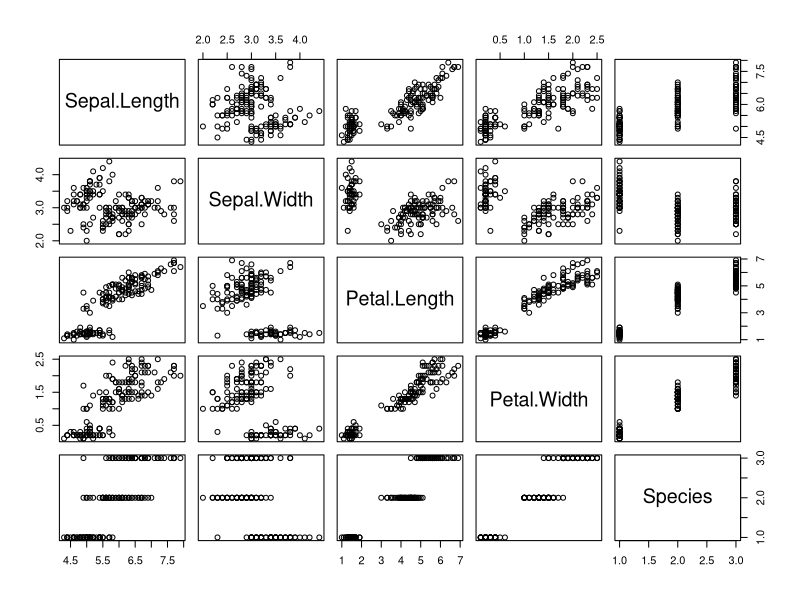
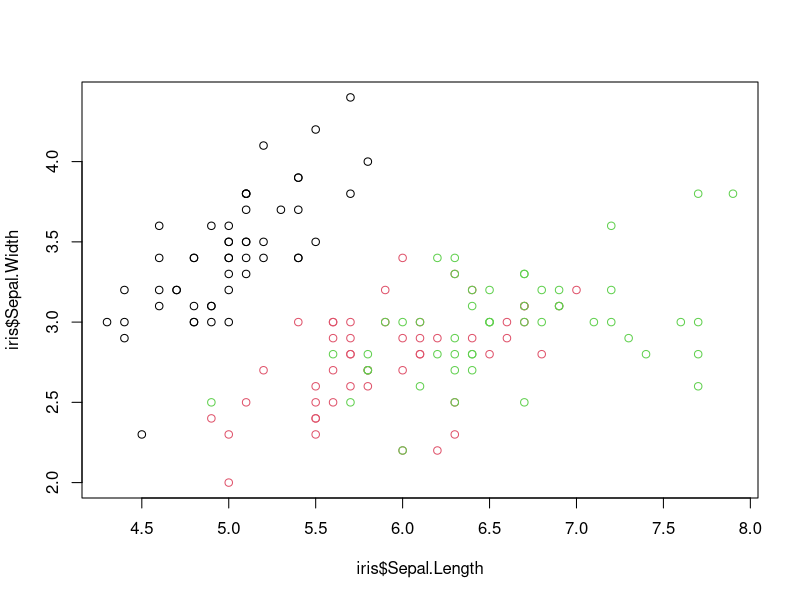
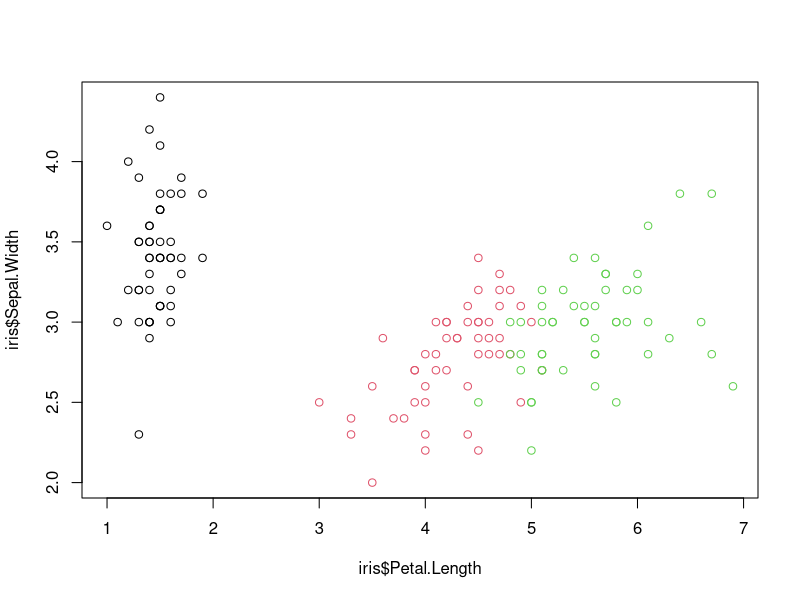
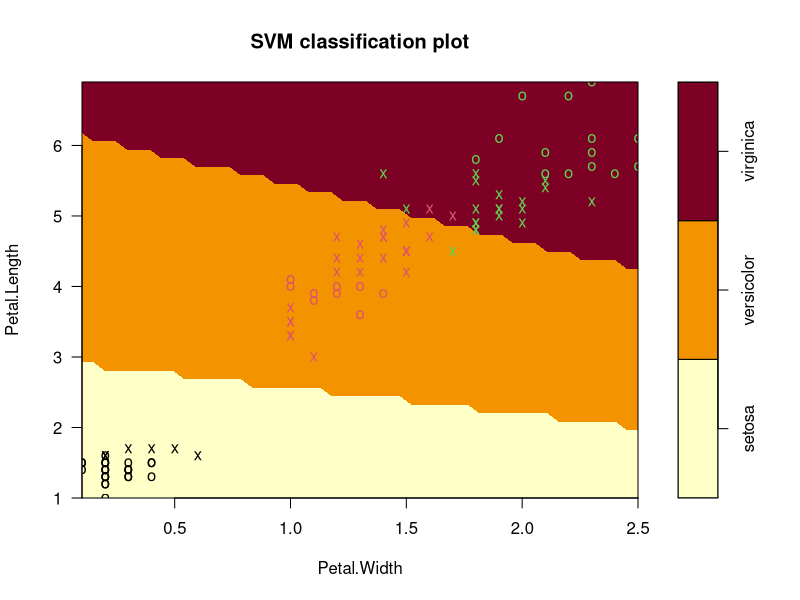
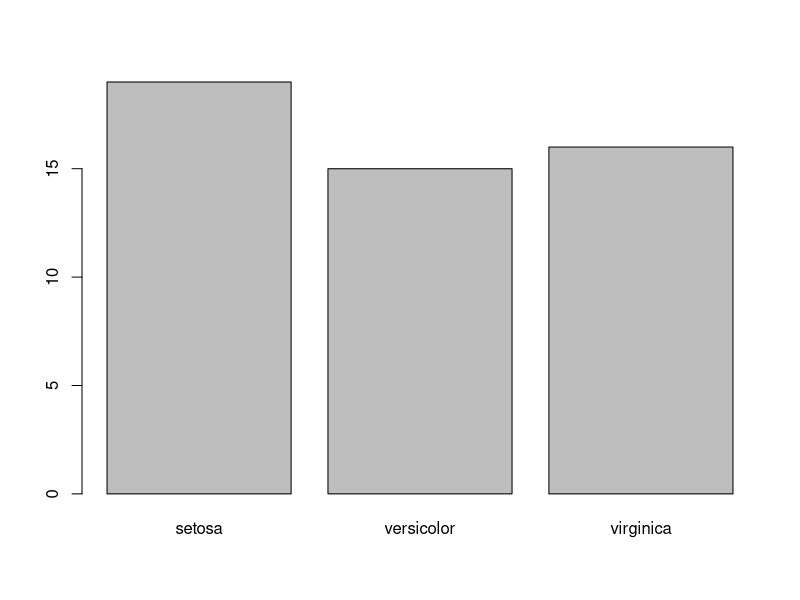

Reproduce these figures in R, in order.
#------------------------- Support Vector Machine (Classification) ---------------------------#
library(e1071)
plot(iris) #Iris dataset
iris

plot(iris$Sepal.Length, iris$Sepal.Width, col = iris$Species)
plot(iris$Petal.Length, iris$Sepal.Width, col = iris$Species)

#------------------------- For linearly Separate ---------------------------#
s = sample(150,100)
col = c('Petal.Length', 'Petal.Width', 'Species')
iris_train = iris[s,col]
iris_test = iris[-s,col]

svmfit = svm(Species~., data = iris_train, kernel = 'linear', cost = .1, scale = F)
print(svmfit)
plot(svmfit, iris_train[,col])
?col
#Do cross-validation
tuned = tune(svm, Species~., data = iris_train, kernel = 'linear', ranges = list(cost = c(0.0001,0.01,0.1,1,10,100)))
summary(tuned)
#for summary, it shows that the best parameters should be 0.1

p = predict(svmfit, iris_test[,col], type = 'class')
plot(p)
table(p, iris_test[,3])
mean(p == iris_test[,3])
